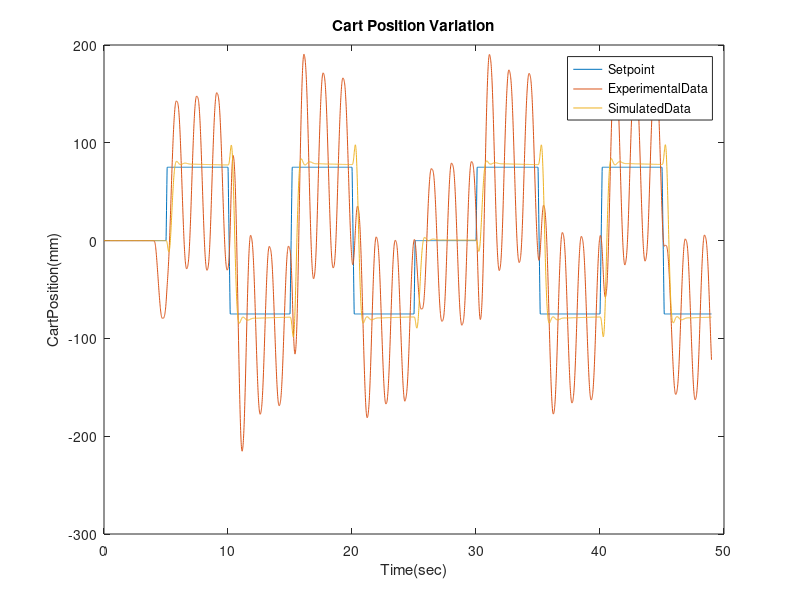
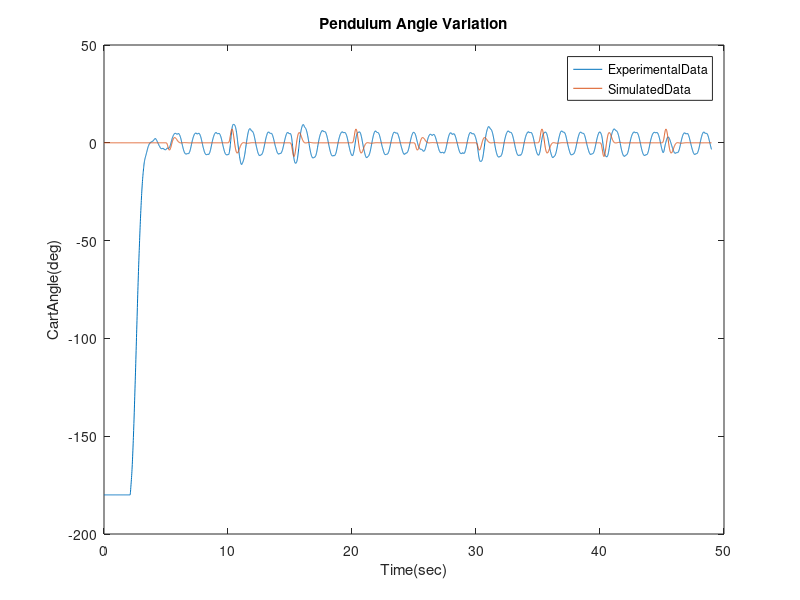

Write MATLAB code to recreate these figures, in order.
clear;
load("z5146927.mat");
a = CartPositions;
figure(1);
plot(a(:,1),a(:,2), '-');
hold on;
plot(a(:,1),a(:,3), '-');
hold on;
plot(a(:,1),a(:,4), '-');
hold on;
legend('Setpoint', 'ExperimentalData', 'SimulatedData');
title('Cart Position Variation');
xlabel('Time(sec)');
ylabel('CartPosition(mm)');

b = CartAngles;
figure(2);
plot(b(:,1), b(:,2));
hold on;
plot(b(:,1), b(:,3));
hold on;
legend('ExperimentalData', 'SimulatedData');
title('Pendulum Angle Variation');
xlabel('Time(sec)');
ylabel('CartAngle(deg)');